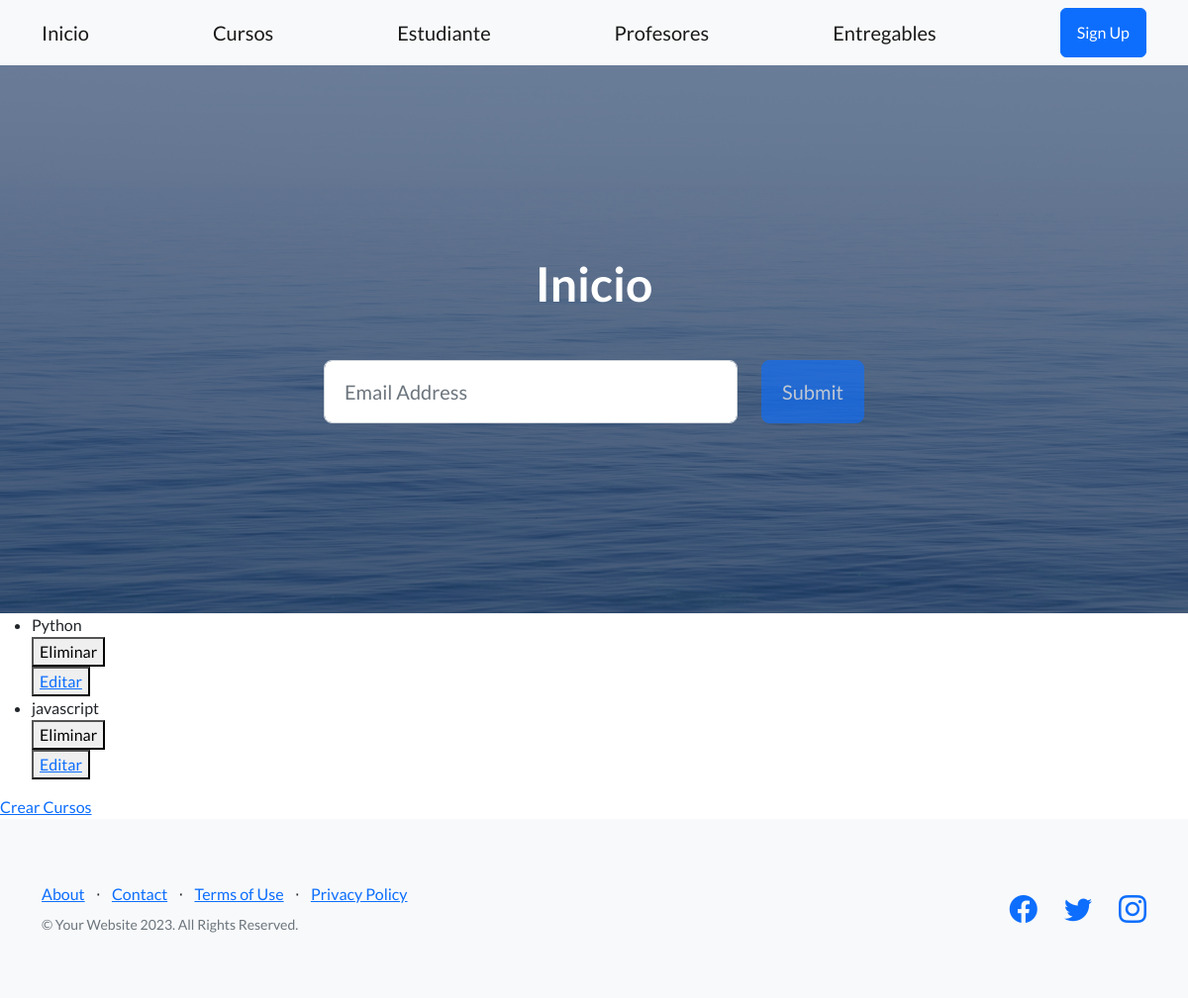
Page /app-coder/lista-curso/ on the earlier database version.
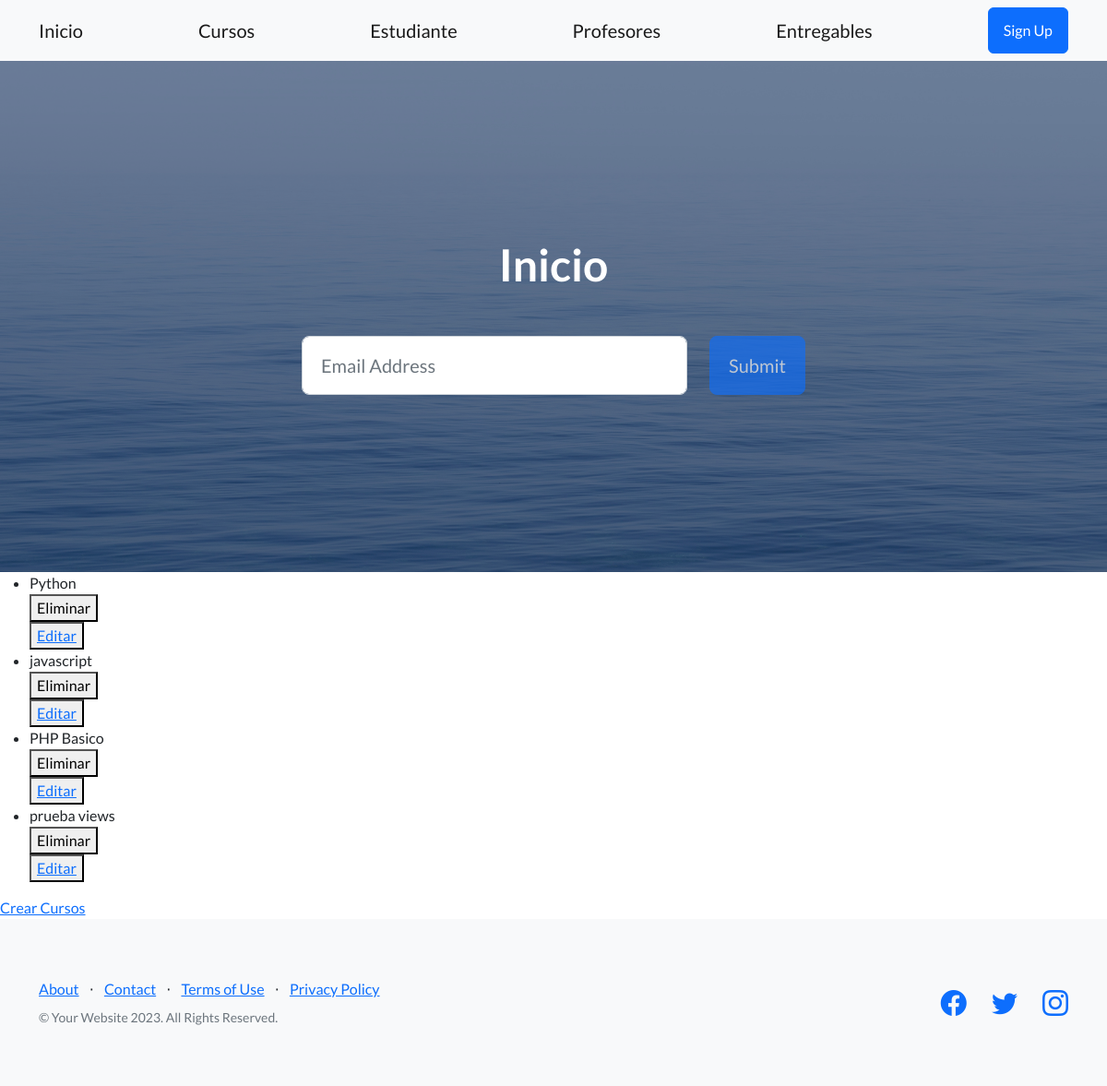
Same page on the later database version.
### AppCoder/models.py (models this page shows)
class Curso (models.Model):
    nombre = models.CharField(max_length=50)
    camada = models.IntegerField ()
    def __str__(self):
        return self.nombre

### AppCoder/views.py (the view)
# urls.py: path("lista-curso/", CursoList.as_view(), name='ListaCursos'),
class CursoList(ListView):
    model = Curso
    template_name = "curso_list.html"
    context_object_name = "cursos"

### AppCoder/templates/curso_list.html
{% extends 'padre.html' %}
{% block contenidoQueCambia %}
    <ul>
        {% for curso in cursos %}
            <li> {{curso}}</li>
            <div>
                <form action="{% url 'EliminaCursos' curso.id %}" method = "post"> {% csrf_token %}
                    <button type = "submit">Eliminar</button>
                </form>
                    <button><a href="{% url 'ActualizarCursos' curso.id %}">Editar</a>
                    </button>
            </div>
        {% endfor%}
    </ul>
    <a href="{% url 'CreaCursos' %}"> Crear Cursos</a>
{% endblock contenidoQueCambia %}

Differences in the rows shown:
added Curso: nombre "PHP Basico"
added Curso: nombre "prueba views"
